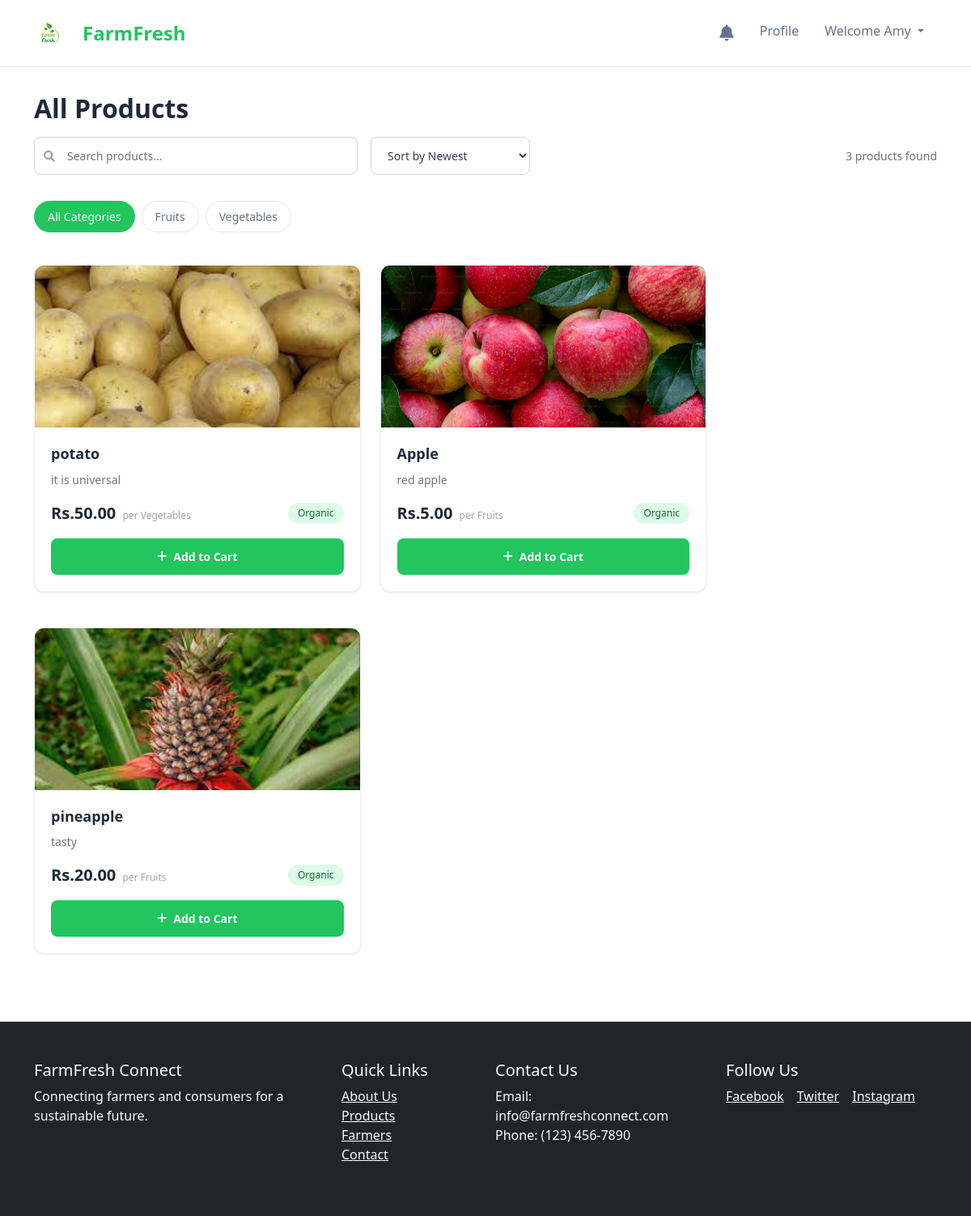
The page /consumer/products.php (signed in) on the database its author committed.
### tables this page shows
CREATE TABLE `categories` (
  `category_id` int(11) NOT NULL,
  `name` varchar(100) DEFAULT NULL,
  `description` text DEFAULT NULL,
  `image_url` varchar(255) DEFAULT NULL
);

CREATE TABLE `products` (
  `product_id` int(11) NOT NULL,
  `seller_id` int(11) DEFAULT NULL,
  `category_id` int(11) DEFAULT NULL,
  `name` varchar(100) DEFAULT NULL,
  `description` text DEFAULT NULL,
  `price` decimal(10,2) DEFAULT 0.00,
  `quantity_available` int(11) DEFAULT NULL,
  `unit` varchar(50) DEFAULT NULL,
  `organic` tinyint(1) DEFAULT 0,
  `image_url` varchar(255) DEFAULT NULL,
  `created_at` datetime DEFAULT current_timestamp(),
  `updated_at` datetime DEFAULT current_timestamp() ON UPDATE current_timestamp(),
  `is_available` tinyint(1) DEFAULT 1,
  `quantity` int(11) NOT NULL DEFAULT 0,
  `stock` int(11) NOT NULL DEFAULT 0,
  `product_image` varchar(255) DEFAULT NULL,
  `status` enum('pending','approved','rejected') DEFAULT 'pending'
);

### consumer/products.php (the view, shortened to what this page needs)
<?php
include '../config/db.php';
$category_filter = isset($_GET['category']) ? (int)$_GET['category'] : 0;
$min_price = isset($_GET['min_price']) ? (float)$_GET['min_price'] : 0;
$max_price = isset($_GET['max_price']) ? (float)$_GET['max_price'] : 1000;
$sort_by = isset($_GET['sort']) ? $_GET['sort'] : 'newest';
$search_term = isset($_GET['search']) ? mysqli_real_escape_string($dbconn, $_GET['search']) : '';
$query = "SELECT p.*, c.name as category_name, u.first_name, u.last_name
          FROM products p
          LEFT JOIN categories c ON p.category_id = c.category_id
          LEFT JOIN users u ON p.seller_id = u.user_id
          WHERE p.stock > 0 AND p.status = 'approved'";
$query .= " AND p.price BETWEEN $min_price AND $max_price";
switch ($sort_by) {
    case 'newest':
    default:
        $query .= " ORDER BY p.created_at DESC";
        break;
}
$products_result = mysqli_query($dbconn, $query);
$categories_query = "SELECT * FROM categories ORDER BY name ASC";
$categories_result = mysqli_query($dbconn, $categories_query);
?>
<!DOCTYPE html>
<html lang="en">
<head>
    <link href="https://cdn.jsdelivr.net/npm/bootstrap@5.1.3/dist/css/bootstrap.min.css" rel="stylesheet">
    <link rel="stylesheet" href="https://cdnjs.cloudflare.com/ajax/libs/font-awesome/6.0.0/css/all.min.css">
    <link rel="stylesheet" href="../assets/css/style.css">
</head>
<body>
    <?php include '../includes/navbar.php'; ?>
    <div class="container main-content">
        <div class="page-header">
            <h1 class="page-title">All Products</h1>
            <div class="search-sort-bar">
                <div class="search-container position-relative">
                    <i class="fas fa-search search-icon"></i>
                    <input type="text" class="search-input" placeholder="Search products..."
                           value="<?php echo htmlspecialchars($search_term); ?>"
                           onkeypress="if(event.key==='Enter'){searchProducts(this.value)}">
                </div>
                <form method="get" class="sort-container">
                    <select name="sort" class="sort-select" onchange="this.form.submit()">
                        <option value="newest" <?php echo $sort_by == 'newest' ? 'selected' : ''; ?>>Sort by Newest</option>
                    </select>
                </form>
                <div class="products-count">
                    <?php echo mysqli_num_rows($products_result); ?> products found
                </div>
            </div>
        </div>
        <div class="category-filters">
            <a href="?<?php echo http_build_query(array_merge($_GET, ['category' => 0])); ?>"
               class="category-tab <?php echo $category_filter == 0 ? 'active' : ''; ?>">All Categories</a>
            <?php mysqli_data_seek($categories_result, 0); ?>
            <?php while($category = mysqli_fetch_assoc($categories_result)): ?>
                <a href="?<?php echo http_build_query(array_merge($_GET, ['category' => $category['category_id']])); ?>"
                   class="category-tab <?php echo $category_filter == $category['category_id'] ? 'active' : ''; ?>">
                    <?php echo htmlspecialchars($category['name']); ?>
                </a>
            <?php endwhile; ?>
        </div>
        <div class="row">
            <div class="col-lg-9">
                <?php if(mysqli_num_rows($products_result) > 0): ?>
                    <div class="products-grid">
                        <?php while($product = mysqli_fetch_assoc($products_result)): ?>
                            <div class="product-card">
                                <?php if(!empty($product['product_image'])): ?>
                                    <img src="../uploads/products/<?php echo $product['product_image']; ?>"
                                         class="product-image" alt="<?php echo htmlspecialchars($product['name']); ?>">
                                <?php else: ?>
                                    <img src="../assets/images/product-placeholder.jpg" class="product-image" alt="Product Image">
                                <?php endif; ?>
                                <div class="product-info">
                                    <h3 class="product-title"><?php echo htmlspecialchars($product['name']); ?></h3>
                                    <p class="product-description">
                                        <?php echo mb_strimwidth(htmlspecialchars($product['description']), 0, 100, "..."); ?>
                                    </p>
                                    <div class="product-meta">
                                        <div>
                                            <span class="product-price">Rs.<?php echo number_format($product['price'], 2); ?></span>
                                            <span class="product-unit">per <?php echo htmlspecialchars($product['category_name'] ?? 'unit'); ?></span>
                                        </div>
                                        <span class="organic-badge">Organic</span>
                                    </div>
                                    <form action="add_to_cart.php" method="post">
                                        <button type="submit" class="add-to-cart-btn">
                                            <i class="fas fa-plus"></i>
                                            Add to Cart
                                        </button>
                                    </form>
                                </div>
                            </div>
                        <?php endwhile; ?>
                    </div>
                <?php endif; ?>
            </div>
        </div>
    </div>
    <?php include '../includes/footer.php'; ?>
</body>
</html>

### assets/css/style.css (style rules this page uses)
body { font-family: 'Open Sans', sans-serif; }
.product-card { border: 1px solid #ddd; border-radius: 8px; overflow: hidden; margin-bottom: 20px; }
.product-card img { width: 100%; height: 200px; object-fit: cover; }
.product-info { padding: 15px; }
body { font-family: 'Segoe UI', Tahoma, Geneva, Verdana, sans-serif; padding-top: 70px; color: #333; }
.product-card { transition: all 0.3s ease; }

### consumer/products.php (style rules this page uses)
* { margin: 0; padding: 0; box-sizing: border-box; }
body { font-family: 'Inter', sans-serif; background-color: #f8fffe; color: #2d3748; line-height: 1.6; }
.main-content { padding: 2rem 0; }
.page-header { margin-bottom: 2rem; }
.page-title { font-size: 2rem; font-weight: 700; color: #1f2937; margin-bottom: 1rem; }
.search-sort-bar { display: flex; justify-content: space-between; align-items: center; margin-bottom: 1.5rem; gap: 1rem; }
.search-container { flex: 1; max-width: 400px; }
.search-input { width: 100%; padding: 0.75rem 1rem 0.75rem 2.5rem; border: 1px solid #d1d5db; border-radius: 0.5rem; font-size: 0.875rem; background-color: white; transition: border-color 0.2s, box-shadow 0.2s; }
.search-icon { position: absolute; left: 0.75rem; top: 50%; transform: translateY(-50%); color: #9ca3af; font-size: 0.875rem; }
.sort-container { position: relative; }
.sort-select { padding: 0.75rem 2.5rem 0.75rem 1rem; border: 1px solid #d1d5db; border-radius: 0.5rem; background: white; font-size: 0.875rem; color: #374151; min-width: 180px; cursor: pointer; }
.products-count { color: #6b7280; font-size: 0.875rem; margin-left: auto; }
.category-filters { display: flex; gap: 0.5rem; margin-bottom: 2rem; overflow-x: auto; padding-bottom: 0.5rem; }
.category-tab { padding: 0.5rem 1rem; border-radius: 2rem; background: white; border: 1px solid #e5e7eb; color: #6b7280; text-decoration: none; font-size: 0.875rem; font-weight: 500; white-space: nowrap; transition: all 0.2s; }
.category-tab.active { background: #22c55e; color: white; border-color: #22c55e; }
.products-grid { display: grid; grid-template-columns: repeat(auto-fill, minmax(280px, 1fr)); gap: 1.5rem; margin-bottom: 2rem; }
.product-card { background: white; border-radius: 0.75rem; overflow: hidden; box-shadow: 0 1px 3px rgba(0,0,0,0.1); transition: all 0.2s; border: 1px solid #f3f4f6; }
.product-image { width: 100%; height: 200px; object-fit: cover; background: #f9fafb; }
.product-info { padding: 1.25rem; }
.product-title { font-size: 1.125rem; font-weight: 600; color: #1f2937; margin-bottom: 0.5rem; line-height: 1.4; }
.product-description { color: #6b7280; font-size: 0.875rem; margin-bottom: 1rem; line-height: 1.5; }
.product-meta { display: flex; justify-content: space-between; align-items: center; margin-bottom: 1rem; }
.product-price { font-size: 1.25rem; font-weight: 700; color: #1f2937; }
.product-unit { color: #9ca3af; font-size: 0.75rem; margin-left: 0.25rem; }
.organic-badge { background: #dcfce7; color: #166534; padding: 0.25rem 0.75rem; border-radius: 1rem; font-size: 0.75rem; font-weight: 500; }
.add-to-cart-btn { width: 100%; background: #22c55e; border: none; border-radius: 0.5rem; padding: 0.75rem; color: white; font-weight: 600; font-size: 0.875rem; transition: all 0.2s; display: flex; align-items: center; justify-content: center; gap: 0.5rem; }

### includes/navbar.php (style rules this page uses)
body, html { margin: 0; padding: 0; overflow-x: hidden; }

### rows shown on the page
categories: name "Fruits"
categories: name "Vegetables"
products: product_image (picture), name "potato", description "it is universal", price "50.00", category.name "Vegetables"
products: product_image (picture), name "Apple", description "red apple", price "5.00", category.name "Fruits"
products: product_image (picture), name "pineapple", description "tasty", price "20.00", category.name "Fruits"

### other values the page prints
$_SESSION['first_name'] "Amy"
mysqli_num_rows($products_result) "3"
